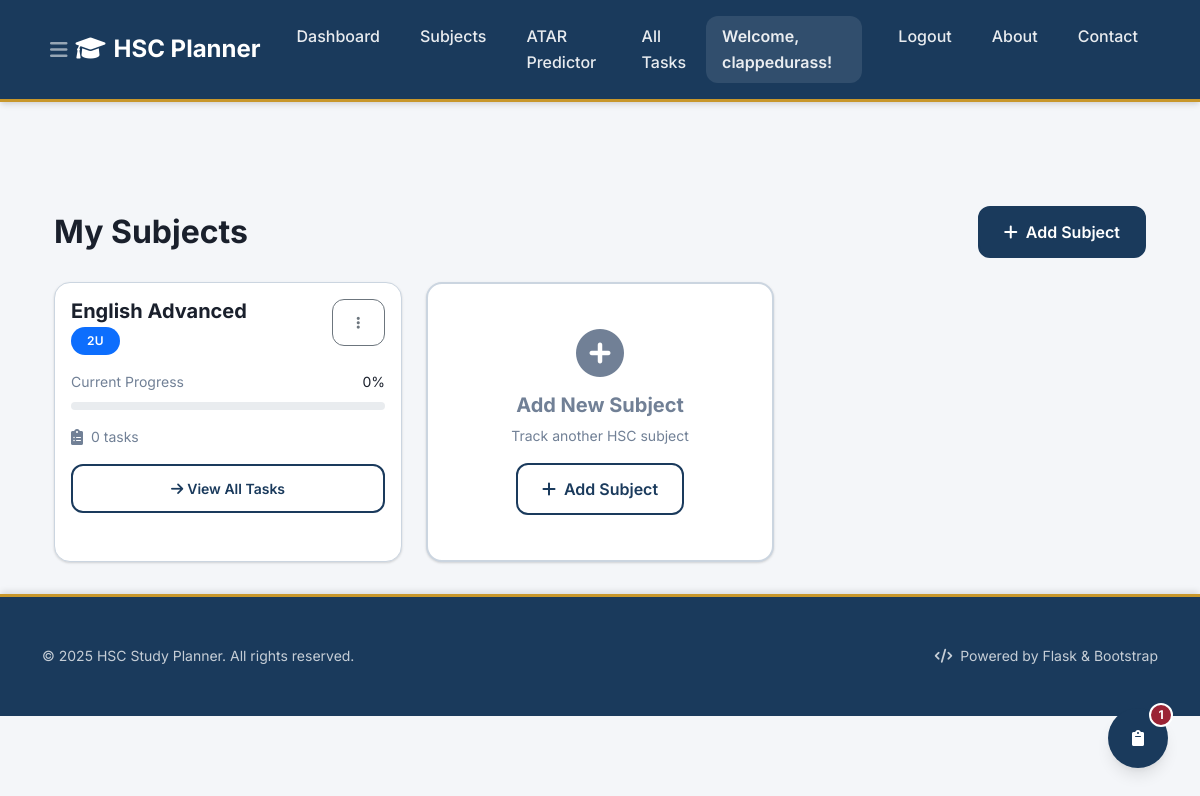
Page /subjects (signed in) on the earlier database version.
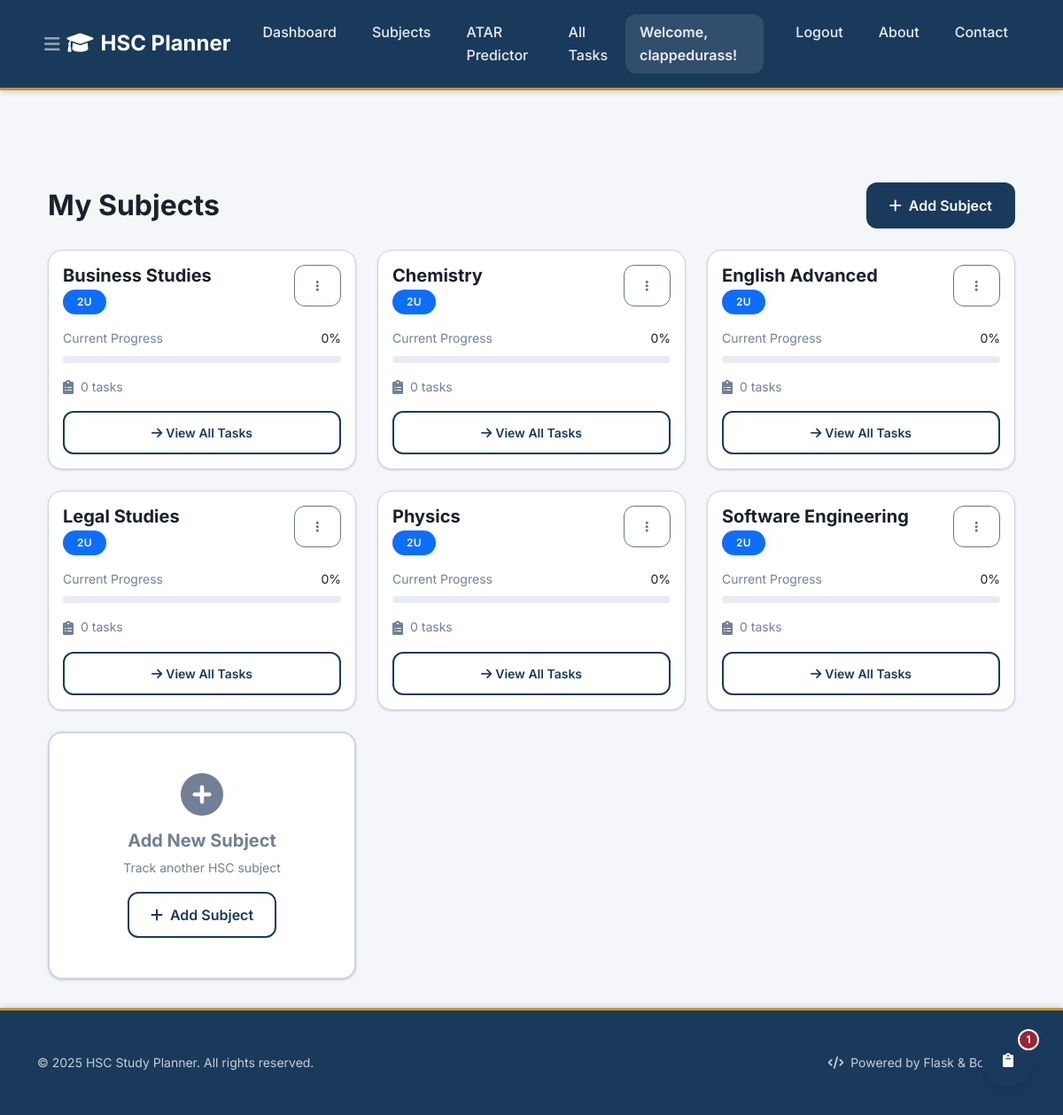
Same page on the later database version.
### tables this page shows
CREATE TABLE users (
    id INTEGER PRIMARY KEY AUTOINCREMENT,
    username TEXT UNIQUE NOT NULL,
    password_hash TEXT NOT NULL,
    email TEXT UNIQUE NOT NULL
);

CREATE TABLE subjects (
                id INTEGER PRIMARY KEY AUTOINCREMENT,
                name TEXT NOT NULL,
                user_id INTEGER NOT NULL,
                units INTEGER NOT NULL DEFAULT 2,
                target_mark INTEGER,
                FOREIGN KEY (user_id) REFERENCES users (id),
                UNIQUE(user_id, name)
            );

### Task_Organiser/app.py (the view)
    @app.route('/subjects')
    @login_required
    def subjects():
        db = get_db()
        try:
            cursor = db.execute("PRAGMA table_info(subjects)")
            columns = [column[1] for column in cursor.fetchall()]
            if 'units' in columns and 'target_mark' in columns:
                subjects = db.execute('SELECT * FROM subjects WHERE user_id = ? ORDER BY name', (g.user['id'],)).fetchall()
            else:
                subjects = db.execute('SELECT id, name, user_id FROM subjects WHERE user_id = ? ORDER BY name', (g.user['id'],)).fetchall()
            subjects_list = []
            for subject in subjects:
                subject_dict = dict(subject)
                if 'units' not in subject_dict:
                    subject_dict['units'] = 2
                if 'target_mark' not in subject_dict:
                    subject_dict['target_mark'] = None
                if 'estimated_mark' not in subject_dict:
                    subject_dict['estimated_mark'] = 0
                if 'task_count' not in subject_dict:
                    subject_dict['task_count'] = 0
                subjects_list.append(subject_dict)
            return render_template('subjects.html', subjects=subjects_list)
        except Exception as e:
            return render_template('subjects.html', subjects=[])

### Task_Organiser/app.py (called while the page is built)
def login_required(view):
    @wraps(view)
    def wrapped_view(**kwargs):
        if g.user is None:
            return redirect(url_for('login'))
        return view(**kwargs)
    return wrapped_view

### Task_Organiser/db.py (called while the page is built)
def get_db():
    if 'db' not in g:
        database_path = current_app.config['DATABASE']
        g.db = sqlite3.connect(database_path)
        g.db.row_factory = sqlite3.Row
    return g.db

### Task_Organiser/templates/subjects.html (shortened to what this page needs)
{% extends 'base.html' %}
{% block content %}
<div class="container mt-5">
    <div class="d-flex justify-content-between align-items-center mb-4">
        <h2 class="mb-0 fw-bold">My Subjects</h2>
        <button class="btn btn-primary" data-bs-toggle="modal" data-bs-target="#addSubjectModal">
            <i class="fas fa-plus me-2"></i>Add Subject
        </button>
    </div>
    <div class="row g-3 g-md-4">
        {% if subjects %}
            {% for subject in subjects %}
            <div class="col-12 col-md-6 col-lg-4">
                <div class="card card-subject h-100">
                    <div class="card-body">
                        <div class="d-flex justify-content-between align-items-start mb-3">
                            <div>
                                <h5 class="card-title fw-bold mb-1">{{ subject.name }}</h5>
                                <span class="badge bg-primary">{{ subject.units }}u</span>
                            </div>
                            <div class="dropdown">
                                <button class="btn btn-sm btn-outline-secondary" type="button" data-bs-toggle="dropdown">
                                    <i class="fas fa-ellipsis-v"></i>
                                </button>
                            </div>
                        </div>
                        <div class="mb-3">
                            <div class="d-flex justify-content-between align-items-center mb-2">
                                <small class="text-muted">Current Progress</small>
                                <small class="fw-semibold">{{ subject.estimated_mark }}%</small>
                            </div>
                            <div class="progress" style="height: 8px;">
                            </div>
                        </div>
                        <div class="d-flex align-items-center text-muted">
                            <i class="fas fa-clipboard-list me-2"></i>
                            <small>{{ subject.task_count }} tasks</small>
                        </div>
                        <div class="mt-3">
                            <a href="{{ url_for('index') }}?subject_id={{ subject.id }}"
                               class="btn btn-outline-primary btn-sm w-100">
                                <i class="fas fa-arrow-right me-1"></i>View All Tasks
                            </a>
                        </div>
                    </div>
                </div>
            </div>
            {% endfor %}
        {% endif %}
        {% if subjects %}
        <div class="col-12 col-md-6 col-lg-4">
            <div class="card h-100 border-2 border-dashed" style="border-color: var(--border); min-height: 280px;">
                <div class="card-body d-flex flex-column justify-content-center align-items-center text-center">
                    <i class="fas fa-plus-circle text-muted mb-3" style="font-size: 3rem;"></i>
                    <h5 class="text-muted mb-2">Add New Subject</h5>
                    <p class="text-muted small mb-3">Track another HSC subject</p>
                    <button class="btn btn-outline-primary" data-bs-toggle="modal" data-bs-target="#addSubjectModal">
                        <i class="fas fa-plus me-2"></i>Add Subject
                    </button>
                </div>
            </div>
        </div>
        {% endif %}
    </div>
</div>
{% endblock %}

### Task_Organiser/templates/base.html (shortened to what this page needs)
<!DOCTYPE html>
<html lang="en">
<head>
    <link href="https://cdn.jsdelivr.net/npm/bootstrap@5.1.3/dist/css/bootstrap.min.css" rel="stylesheet">
    <link href="https://cdnjs.cloudflare.com/ajax/libs/font-awesome/6.0.0/css/all.min.css" rel="stylesheet">
</head>
<body>
    <nav class="navbar navbar-expand-lg navbar-dark">
        <div class="container">
            <button class="navbar-toggler" type="button" data-bs-toggle="collapse" data-bs-target="#navbarNav" aria-controls="navbarNav" aria-expanded="false" aria-label="Toggle navigation">
                <i class="fas fa-bars"></i>
            </button>
            <a class="navbar-brand" href="{{ url_for('index') }}">
                <i class="fas fa-graduation-cap me-2"></i>HSC Planner
            </a>
            <div class="collapse navbar-collapse" id="navbarNav">
                <ul class="navbar-nav me-auto">
                    <li class="nav-item">
                        <a class="nav-link" href="{{ url_for('index') }}">Dashboard</a>
                    </li>
                    <li class="nav-item">
                        <a class="nav-link" href="{{ url_for('subjects') }}">Subjects</a>
                    </li>
                    <li class="nav-item">
                        <a class="nav-link" href="{{ url_for('atar') }}">ATAR Predictor</a>
                    </li>
                    <li class="nav-item">
                        <a class="nav-link" href="{{ url_for('index') }}?view=all">All Tasks</a>
                    </li>
                </ul>
                <div class="navbar-nav ms-auto">
                    {% if g.user %}
                        <span class="navbar-text me-3">Welcome, {{ g.user.username }}!</span>
                        <a class="nav-link" href="{{ url_for('logout') }}" onclick="return confirm('Are you sure you want to logout?')">Logout</a>
                    {% else %}
                        <a class="nav-link" href="{{ url_for('login') }}">Login</a>
                        <a class="nav-link" href="{{ url_for('register') }}">Register</a>
                    {% endif %}
                    <a class="nav-link" href="{{ url_for('about') }}">About</a>
                    <a class="nav-link" href="{{ url_for('contact') }}">Contact</a>
                </div>
            </div>
        </div>
    </nav>
    <main class="container mt-4">
        {% block content %}{% endblock %}
    </main>
    <footer class="footer mt-auto">
        <div class="container py-2 py-md-3">
            <div class="row align-items-center">
                <div class="col-12 col-md-6">
                    <p class="mb-0 opacity-75 small">&copy; 2025 HSC Study Planner. All rights reserved.</p>
                </div>
                <div class="col-12 col-md-6 text-md-end">
                    <p class="mb-0 opacity-75 small">
                        <i class="fas fa-code me-1"></i>
                        Powered by Flask & Bootstrap
                    </p>
                </div>
            </div>
        </div>
    </footer>
    <div id="priority-widget" class="priority-widget-collapsed">
        <button id="priority-toggle" class="priority-toggle-btn">
            <i class="fas fa-clipboard"></i>
            <span id="priority-count" class="priority-count">0</span>
        </button>
    </div>
</body>
</html>

### Task_Organiser/templates/base.html (style rules this page uses)
:root { --primary: #1a3a5c; --primary-light: #2c5282; --accent: #c8972b; --success: #276749; --danger: #9b2335; --warning: #d69e2e; --info: #3182ce; --bg: #f4f6f9; --card-bg: #ffffff; --text-primary: #1a202c; --text-secondary: #4a5568; --border: #cbd5e0; --text-muted: #718096; --shadow-sm: 0 1px 3px 0 rgba(0, 0, 0, 0.1), 0 1px 2px 0 rgba(0, 0, 0, 0.06); --shadow-md: 0 4px 6px -1px rgba(0, 0, 0, 0.1), 0 2px 4px -1px rgba(0, 0, 0, 0.06); --shadow-lg: 0 10px 15px -3px rgba(0, 0, 0, 0.1), 0 4px 6px -2px rgba(0, 0, 0, 0.05); --shadow-xl: 0 20px 25px -5px rgba(0, 0, 0, 0.1), 0 10px 10px -5px rgba(0, 0, 0, 0.04); --border-radius-sm: 0.5rem; --border-radius-md: 0.75rem; --border-radius-lg: 1rem; --border-radius-xl: 1.5rem; }
* { margin: 0; padding: 0; box-sizing: border-box; }
body { font-family: 'Inter', -apple-system, BlinkMacSystemFont, sans-serif; background: var(--bg); color: var(--text-primary); line-height: 1.6; min-height: 100vh; }
.navbar { background: var(--primary); box-shadow: var(--shadow-md); border-bottom: 3px solid var(--accent); padding: 1rem 0; }
.navbar-brand { font-family: 'Inter', sans-serif; font-weight: 700; font-size: 1.5rem; color: white !important; }
.nav-link { font-weight: 500; color: rgba(255,255,255,0.9) !important; transition: all 0.3s ease; border-radius: var(--border-radius-md); margin: 0 0.25rem; padding: 0.5rem 1rem !important; }
.navbar-text { color: rgba(255,255,255,0.9) !important; font-weight: 600; background: rgba(255,255,255,0.1); padding: 0.5rem 1rem; border-radius: var(--border-radius-md); }
.card { border: 1px solid var(--border); border-radius: var(--border-radius-lg); box-shadow: var(--shadow-sm); transition: all 0.3s ease; background: var(--card-bg); }
.btn { font-weight: 600; border-radius: var(--border-radius-md); transition: all 0.3s ease; padding: 0.75rem 1.5rem; text-transform: none; letter-spacing: 0; }
.btn-primary { background: var(--primary); color: white; border: 2px solid var(--primary); }
.btn-outline-primary { background: transparent; color: var(--primary); border: 2px solid var(--primary); }
.badge { font-weight: 600; padding: 0.5rem 1rem; border-radius: var(--border-radius-xl); text-transform: uppercase; letter-spacing: 0.025em; font-size: 0.75rem; }
h1, h2, h3, h4, h5, h6 { font-weight: 700; color: var(--text-primary); margin-bottom: 1rem; }
h2 { font-size: 2rem; }
h5 { font-size: 1.25rem; }
.text-muted { color: var(--text-muted) !important; }
footer { background: var(--primary); color: white; border-top: 3px solid var(--accent); padding: 2rem 0; margin-top: 4rem; box-shadow: 0 -4px 6px -1px rgba(0, 0, 0, 0.1); }
main.container { padding-top: 2rem; padding-bottom: 2rem; }
.navbar-toggler { border: none; padding: 0.5rem; color: white; font-size: 1.25rem; display: flex !important; }
.footer { margin-top: auto; }
.priority-widget-collapsed { position: fixed; bottom: 2rem; right: 2rem; z-index: 1000; }
.priority-toggle-btn { width: 60px; height: 60px; border-radius: 50%; background: var(--primary); color: white; border: none; box-shadow: var(--shadow-lg); cursor: pointer; display: flex; align-items: center; justify-content: center; position: relative; transition: all 0.3s ease; }
.priority-count { position: absolute; top: -5px; right: -5px; background: var(--danger); color: white; border-radius: 50%; width: 24px; height: 24px; display: flex; align-items: center; justify-content: center; font-size: 0.75rem; font-weight: 700; border: 2px solid white; }

Differences in the rows shown:
added subjects: name "Business Studies", units "2", estimated_mark "0", task_count "0"
added subjects: name "Chemistry", units "2", estimated_mark "0", task_count "0"
added subjects: name "Legal Studies", units "2", estimated_mark "0", task_count "0"
added subjects: name "Physics", units "2", estimated_mark "0", task_count "0"
added subjects: name "Software Engineering", units "2", estimated_mark "0", task_count "0"
